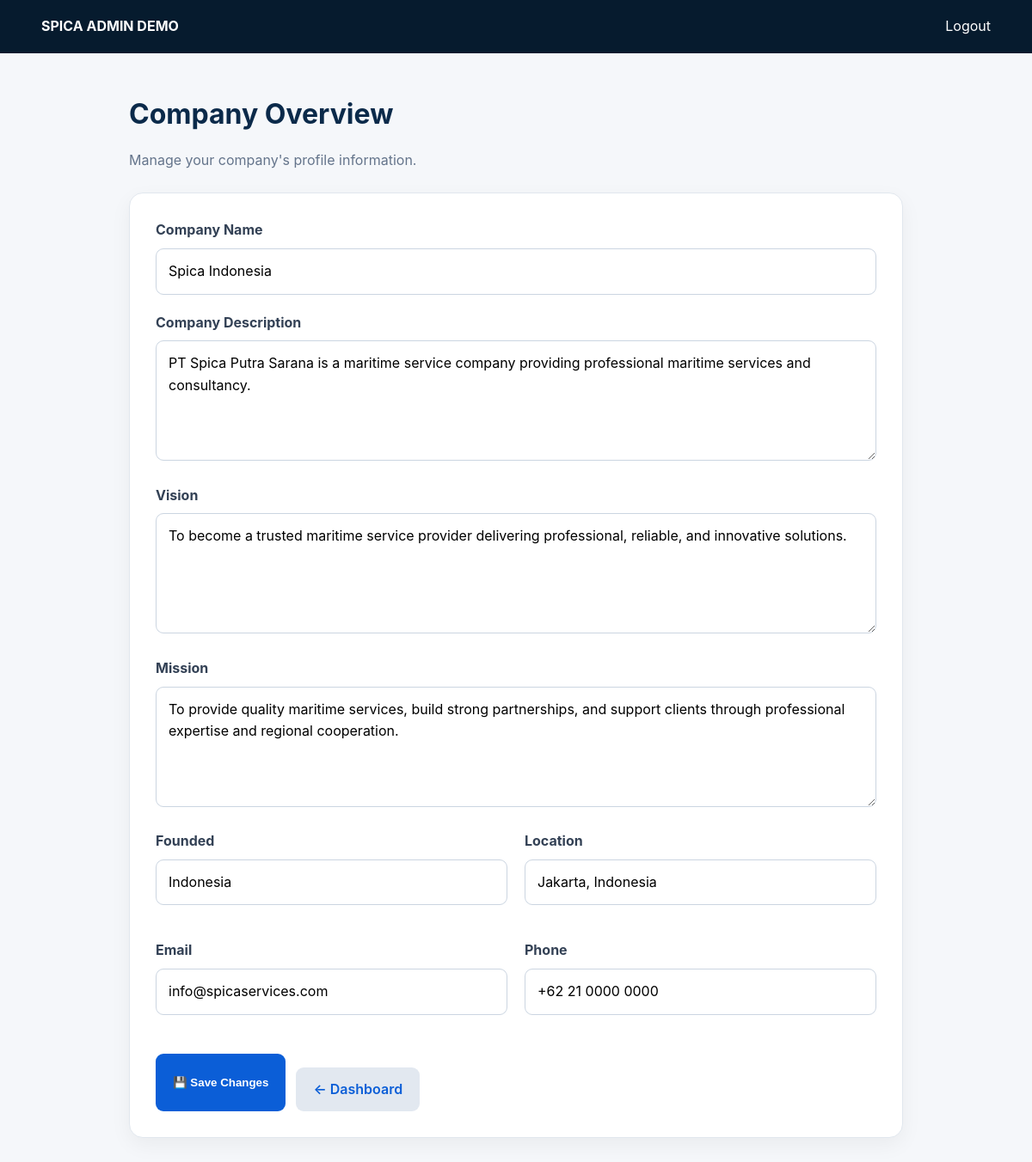
/admin/manage_company.php (signed in), run on the app's committed database.
### tables this page shows
CREATE TABLE IF NOT EXISTS company_overview (
    id INT AUTO_INCREMENT PRIMARY KEY,
    company_name VARCHAR(255) NOT NULL,
    description TEXT,
    vision TEXT,
    mission TEXT,
    founded VARCHAR(100),
    location VARCHAR(255),
    email VARCHAR(255),
    phone VARCHAR(100)
);

### admin/manage_company.php (the view, shortened to what this page needs)
<?php
require "../config/database.php";
$stmt = $pdo->query("
    SELECT *
    FROM company_overview
    ORDER BY id ASC
    LIMIT 1
");
$company = $stmt->fetch();
?>
<!doctype html>
<html lang="id">
<head>
    <link
        rel="stylesheet"
        href="../assets/css/style.css"
    >
</head>
<body class="admin-body">
    <div class="admin-nav">
        <div class="container">
            <b>
                SPICA ADMIN DEMO
            </b>
            <a href="logout.php">
                Logout
            </a>
        </div>
    </div>
    <div class="company-page">
        <div class="page-header">
            <h1>
                Company Overview
            </h1>
            <p>
                Manage your company's profile information.
            </p>
        </div>
        <div class="card">
            <form method="POST">
                <div class="form-group">
                    <label>
                        Company Name
                    </label>
                    <input
                        type="text"
                        name="company_name"
                        value="<?= htmlspecialchars($company["company_name"]) ?>"
                        required
                    >
                </div>
                <div class="form-group">
                    <label>
                        Company Description
                    </label>
                    <textarea
                        name="description"
                        required
                    ><?= htmlspecialchars($company["description"]) ?></textarea>
                </div>
                <div class="form-group">
                    <label>
                        Vision
                    </label>
                    <textarea
                        name="vision"
                        required
                    ><?= htmlspecialchars($company["vision"]) ?></textarea>
                </div>
                <div class="form-group">
                    <label>
                        Mission
                    </label>
                    <textarea
                        name="mission"
                        required
                    ><?= htmlspecialchars($company["mission"]) ?></textarea>
                </div>
                <div class="form-grid">
                    <div class="form-group">
                        <label>
                            Founded
                        </label>
                        <input
                            type="text"
                            name="founded"
                            value="<?= htmlspecialchars($company["founded"]) ?>"
                        >
                    </div>
                    <div class="form-group">
                        <label>
                            Location
                        </label>
                        <input
                            type="text"
                            name="location"
                            value="<?= htmlspecialchars($company["location"]) ?>"
                        >
                    </div>
                    <div class="form-group">
                        <label>
                            Email
                        </label>
                        <input
                            type="email"
                            name="email"
                            value="<?= htmlspecialchars($company["email"]) ?>"
                        >
                    </div>
                    <div class="form-group">
                        <label>
                            Phone
                        </label>
                        <input
                            type="text"
                            name="phone"
                            value="<?= htmlspecialchars($company["phone"]) ?>"
                        >
                    </div>
                </div>
                <div class="actions">
                    <button
                        type="submit"
                        class="save-btn"
                    >
                        💾 Save Changes
                    </button>
                    <a
                        href="dashboard.php"
                        class="back-btn"
                    >
                        ← Dashboard
                    </a>
                </div>
            </form>
        </div>
    </div>
</body>
</html>

### assets/css/style.css (style rules this page uses)
* { box-sizing: border-box; }
:root { --navy: #071a2d; --blue: #0b5ed7; --cyan: #20a4f3; --light: #f4f8fc; --text: #1d2a38; --muted: #6b7785; --white: #fff; --line: #dfe7ef; }
html { scroll-behavior: smooth; }
body { margin: 0; font-family: Inter, Arial, sans-serif; color: var(--text); background: #fff; line-height: 1.6; }
a { text-decoration: none; color: inherit; }
.container { width: min(1120px, 92%); margin: auto; }
.card { background: #ffffff; border: 1px solid #e5e7eb; border-radius: 15px; padding: 30px; box-shadow: 0 8px 25px rgba(7, 26, 45, 0.06); transition: all 0.25s ease; }
.card a { display: inline-block; margin-top: 16px; color: #0b5ed7; font-weight: 600; }
.admin-body { background: #f5f7fa; }
.admin-nav { background: var(--navy); color: #fff; padding: 16px 0; }
.admin-nav .container { display: flex; justify-content: space-between; align-items: center; }

### admin/manage_company.php (style rules this page uses)
body { background: #f4f7fb; }
.admin-nav { background: #061b2e; padding: 18px 0; }
.admin-nav .container { display: flex; justify-content: space-between; align-items: center; }
.admin-nav b { color: white; }
.admin-nav a { color: white; text-decoration: none; }
.company-page { width: min(900px, 92%); margin: 45px auto 80px; }
.page-header { margin-bottom: 25px; }
.page-header h1 { margin: 0; color: #0b2a4a; }
.page-header p { color: #64748b; }
.card { background: white; padding: 30px; border-radius: 16px; border: 1px solid #e1e7ee; box-shadow: 0 8px 25px rgba(0,0,0,.05); }
.form-group { margin-bottom: 20px; }
.form-group label { display: block; margin-bottom: 8px; font-weight: 700; color: #334155; }
.form-group input, .form-group textarea { width: 100%; box-sizing: border-box; padding: 13px 14px; border: 1px solid #cbd5e1; border-radius: 9px; font: inherit; }
.form-group textarea { min-height: 140px; resize: vertical; }
.form-grid { display: grid; grid-template-columns: 1fr 1fr; gap: 20px; }
.actions { display: flex; gap: 12px; margin-top: 25px; }
.save-btn { border: 0; background: #0b5ed7; color: white; padding: 13px 20px; border-radius: 9px; font-weight: 700; cursor: pointer; }
.back-btn { display: inline-flex; align-items: center; padding: 13px 20px; border-radius: 9px; background: #e2e8f0; color: #334155; text-decoration: none; font-weight: 700; }

### data on the page
company_overview: company_name "Spica Indonesia", description "PT Spica Putra Sarana is a maritime service company providing professional maritime services and consultancy.", vision "To become a trusted maritime service provider delivering professional, reliable, and innovative solutions.", mission "To provide quality maritime services, build strong partnerships, and support clients through professional expertise and regional cooperation.", founded "Indonesia", location "Jakarta, Indonesia", email "info@spicaservices.com", phone "+62 21 0000 0000"
